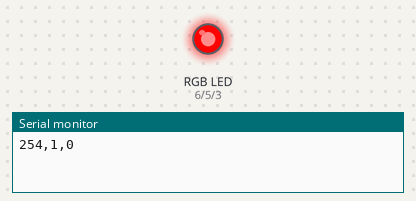
This sketch was run on a simulated Arduino Uno, built with avr-gcc and run on an emulated ATmega328P. Parts: an RGB LED mixed from three pins (HIGH = lit), the last lines printed to the serial monitor. Dim RGB values are drawn brighter than linear.

Above: at 0.05 s.
At 9.98 s:
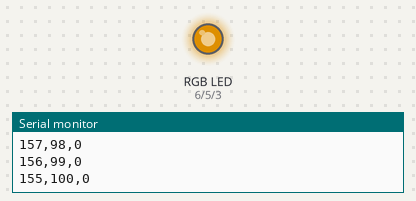
At 14.91 s:
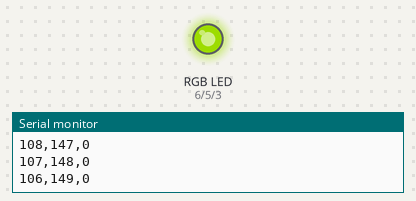
At 19.93 s:
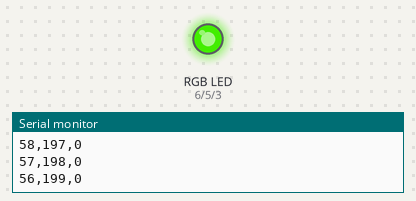
At 29.96 s:
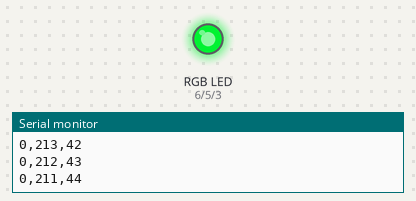
At 39.93 s:
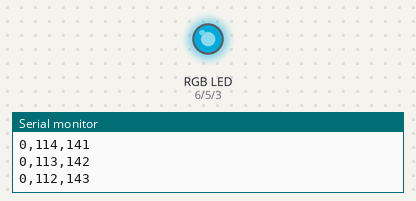
Timing chart, 0 to 40.0 s (numbered marks = the images above):
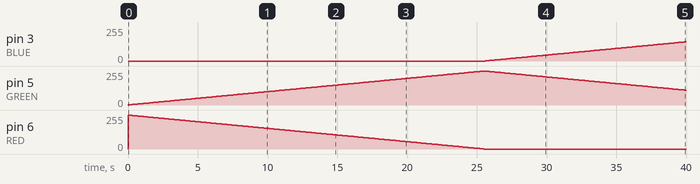

The sketch:

RGB_LED.ino
```cpp
//www.elegoo.com
//2016.12.8

// Define Pins
#define BLUE 3
#define GREEN 5
#define RED 6

void setup()
{
#define baud_rate 9600
  Serial.begin(baud_rate);
  //setup as output
  pinMode(RED, OUTPUT);
  pinMode(GREEN, OUTPUT);
  pinMode(BLUE, OUTPUT);
  digitalWrite(RED, HIGH);
  digitalWrite(GREEN, LOW);
  digitalWrite(BLUE, LOW);
}

// define variables
int redValue;
int greenValue;
int blueValue;

// main loop
void loop()
{
#define delayTime 100 // fading time between colors

  redValue = 255; // choose a value between 1 and 255 to change the color.
  greenValue = 0;
  blueValue = 0;

  // this is unnecessary as we've either turned on RED in SETUP
  // or in the previous loop ... regardless, this turns RED off
  // analogWrite(RED, 0);
  // delay(1000);

  for (int i = 0; i < 255; i += 1) // fades out red bring green full when i=255
  {
    redValue -= 1;
    greenValue += 1;
    // The following was reversed, counting in the wrong directions
    // analogWrite(RED, 255 - redValue);
    // analogWrite(GREEN, 255 - greenValue);
    analogWrite(RED, redValue);
    analogWrite(GREEN, greenValue);
    Serial.print(redValue);Serial.print(",");Serial.print(greenValue);Serial.print(",");Serial.print(blueValue);Serial.println("\n");
    delay(delayTime);
  }

  redValue = 0;
  greenValue = 255;
  blueValue = 0;

  for (int i = 0; i < 255; i += 1) // fades out green bring blue full when i=255
  {
    greenValue -= 1;
    blueValue += 1;
    // The following was reversed, counting in the wrong directions
    // analogWrite(GREEN, 255 - greenValue);
    // analogWrite(BLUE, 255 - blueValue);
    analogWrite(GREEN, greenValue);
    analogWrite(BLUE, blueValue);
        Serial.print(redValue);Serial.print(",");Serial.print(greenValue);Serial.print(",");Serial.print(blueValue);Serial.println("\n");

    delay(delayTime);
  }

  redValue = 0;
  greenValue = 0;
  blueValue = 255;

  for (int i = 0; i < 255; i += 1) // fades out blue bring red full when i=255
  {
    // The following code has been rearranged to match the other two similar sections
    blueValue -= 1;
    redValue += 1;
    // The following was reversed, counting in the wrong directions
    // analogWrite(BLUE, 255 - blueValue);
    // analogWrite(RED, 255 - redValue);
    analogWrite(BLUE, blueValue);
    analogWrite(RED, redValue);
        Serial.print(redValue);Serial.print(",");Serial.print(greenValue);Serial.print(",");Serial.print(blueValue);Serial.println("\n");

    delay(delayTime);
  }
}
```

Measured:
- by itself, pin 3 (BLUE): moves from 0/255 to 144/255 over 14.4 s
- by itself, pin 5 (GREEN): rises from 0/255 to 255/255 in 25.5 s, then falls to 111/255 in 14.5 s
- by itself, pin 6 (RED): 0/255 → 254/255 at 0.00 s, → 253/255 0.10 s later, → 252/255 0.10 s later, → 251/255 0.10 s later, … (255 changes in this stretch)
